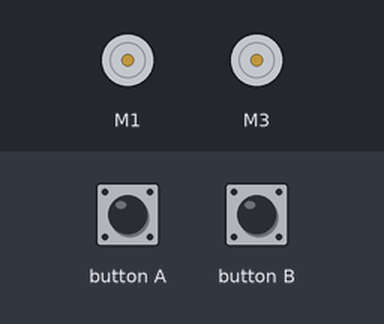
This program was run on a simulated BBC micro:bit (MakeCode). Shown: 2 × DC motor (green arrow = forward, orange = backward, longer = faster). The inputs (shaded band) are chosen by the test bench.

Above: at 1.2 s.
1.3 s: button A pressed for 0.15 s
At 2.6 s:
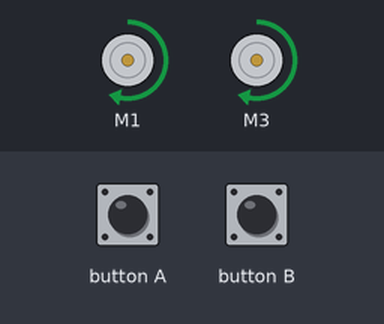
2.9 s: button B pressed for 0.15 s
At 3.8 s:
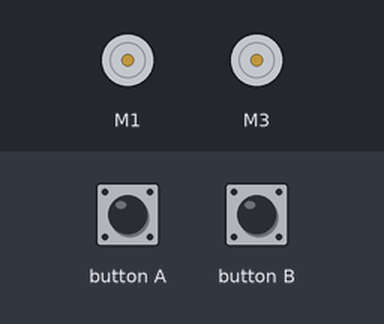
Timing chart, 0 to 5.9 s (numbered marks = the images above; inputs shaded):
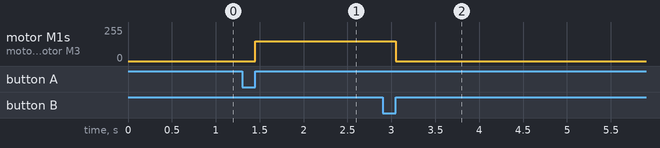

The program:

main.ts
```typescript
input.onButtonPressed(Button.A, function () {
    robotbit.MotorRunDual(
    robotbit.Motors.M1A,
    150,
    robotbit.Motors.M2A,
    150
    )
})
input.onButtonPressed(Button.B, function () {
    robotbit.MotorRunDual(
    robotbit.Motors.M1A,
    0,
    robotbit.Motors.M2A,
    0
    )
})
robotbit.MotorRunDual(
robotbit.Motors.M1A,
0,
robotbit.Motors.M2A,
0
)
```

test.ts
```typescript
// testes vão aqui; isto não será compilado quando este pacote for usado como uma extensão.
```

Measured:
- after the input at 1.3 s, motor M1, motor M3: stopped → forward 150/255 after 0.15 s
- after the input at 2.9 s, motor M1, motor M3: forward 150/255 → stopped after 0.15 s
